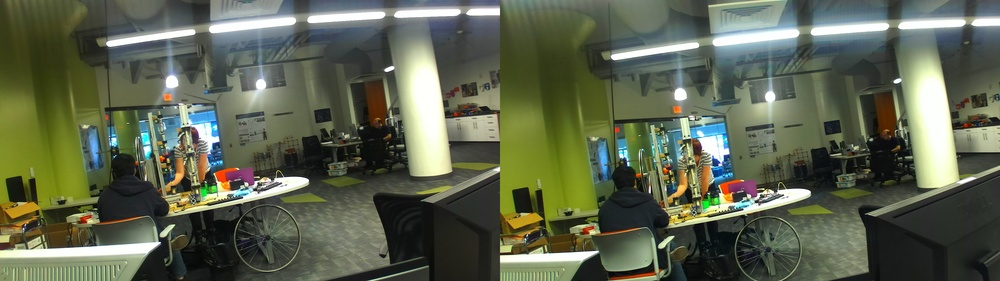
#> input picture src/stereo/full.jpg, 1000 x 281 px, shrunk from 3840 x 1080 before the run
$ python match.py   (Python 2 division)
#> lines starting #> are read from the running program, lines starting #| are printed output that depends on the picture
import numpy as np
import cv2
from matplotlib import pyplot as plt

full = cv2.imread('full.jpg')
#> full is the input picture: shape (281, 1000, 3); mean B, G, R 80, 100.6, 93.8
gray = cv2.cvtColor(full, cv2.COLOR_BGR2GRAY)
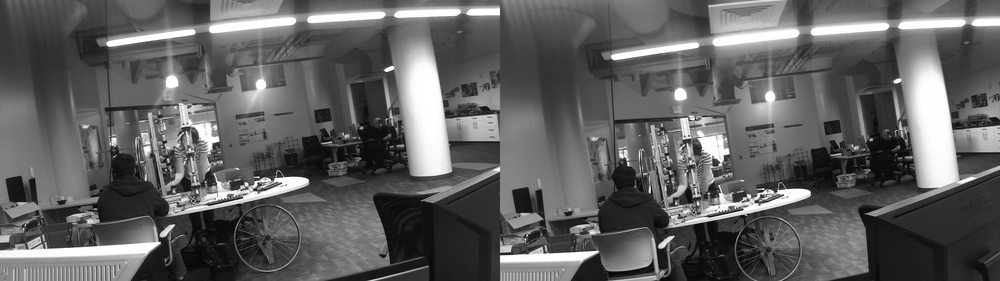
#> gray: shape (281, 1000); min 1, max 255, mean 96.2
width = gray.shape[1] / 2
#> width = 500

imgL = gray[:, :width]
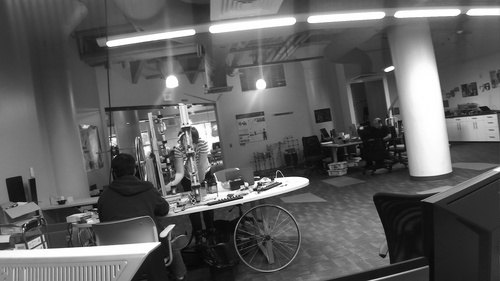
#> imgL: shape (281, 500); min 1, max 255, mean 95.2
imgR = gray[:, width:]
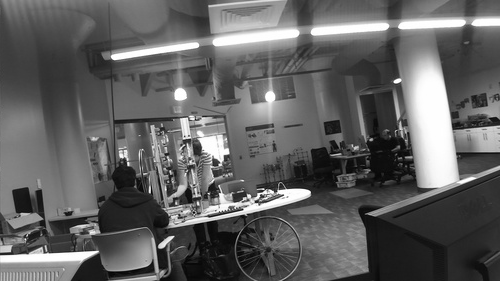
#> imgR: shape (281, 500); min 1, max 255, mean 97.2

stereo = cv2.StereoBM_create(numDisparities=32, blockSize=5)
disparity = stereo.compute(imgL,imgR)
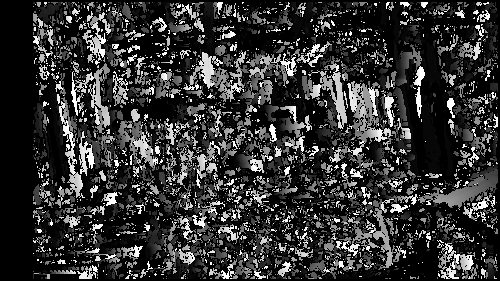
#> disparity: shape (281, 500) int16; min -16, max 496, mean 88.7; drawn with min black and max white
plt.imshow(disparity,'gray')
plt.show()
